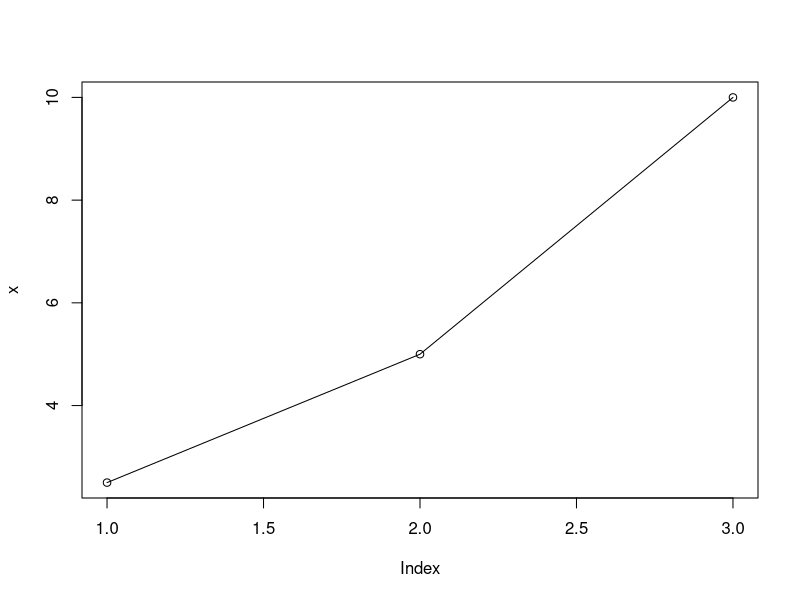
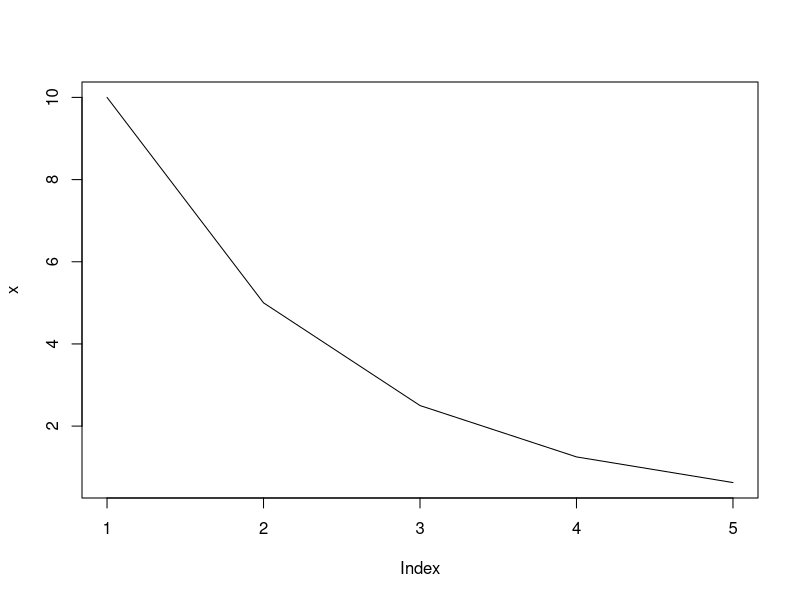
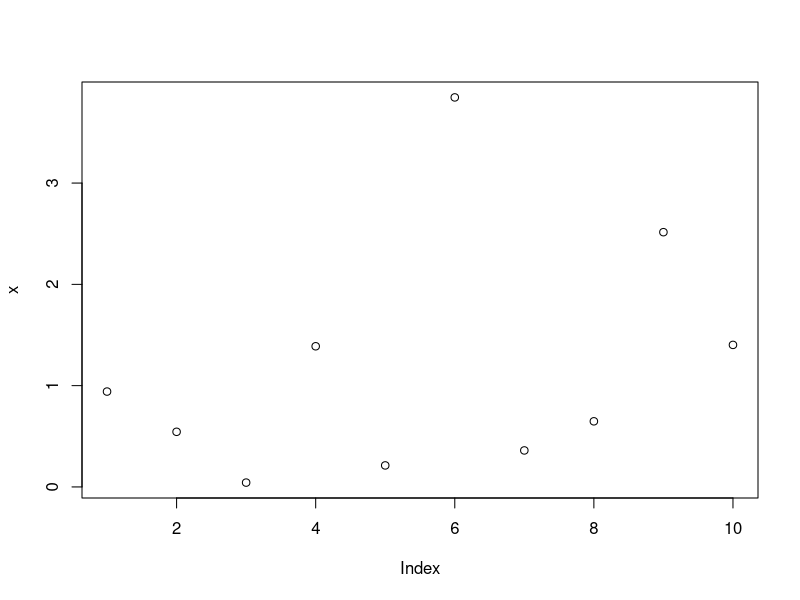
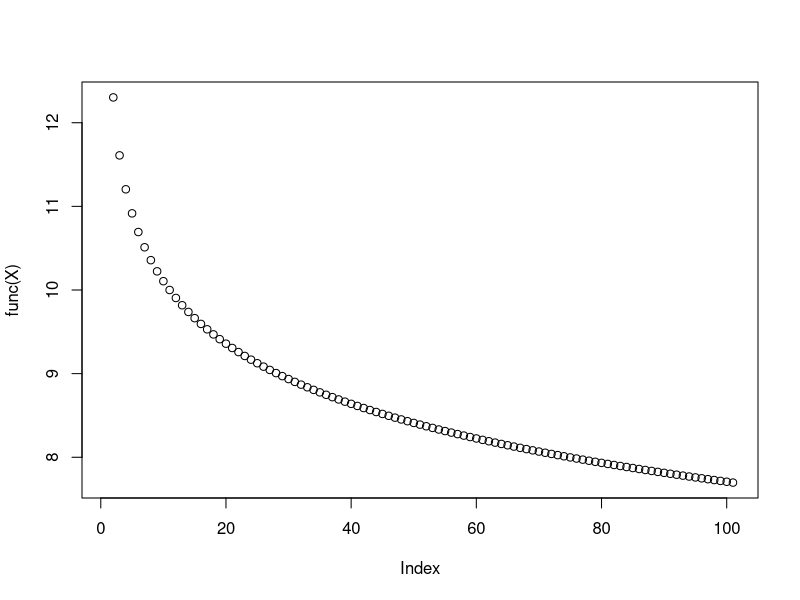

The R source for these figures, in order: (Note: this script raises an error after producing the figures.)
### Genetic Epi

#### Homework 1

# 1. b

# 2. a

# 3. d

# 4. d

# 5. c

# 6. c

# 7. a
## A tribe has sick cell SS with a frequency of 36%. What is the frequency of those
# with normal (N = normal allele) blood cells? 

# Well, it should be 64%, duh. We can calculate it the long way:
SSfreq = .36 # = q^2
Sfreq = sqrt(SSfreq) # = q
Nfreq = 1-Sfreq; Nfreq
NNfreq = Nfreq^2; NNfreq
NSfreq = 2*Sfreq*Nfreq; NSfreq
NSfreq + NNfreq # = 64% - this is what proportion of them have normal RBCs


# 8. c

# 9. c

# 10. a

# 11. d

# 12. c

# 13. a

# 14. 

# 15. (see pictures)


### 16. Estimate allele frquencies and test whether each locus is under HWE
# (state null and statistical rule)

## For K blood group:
AA = 1
AB = 20
BB = 967
n = sum(AA,AB,BB); n

# Null: the genetic locus is in HWE for A and B loci
# Ha: the locus is not in HWE

# allele frequencies:
Ac = AA*2 + AB; Ac 
Afreq = Ac/(2*n); Afreq # p
Bc = BB*2 + AB; Bc
Bfreq = Bc/(2*n); Bfreq # q

# expected counts:
# AAfreq = p^2 and BBfreq = q^2 and ABfreq = 2pq
AAfreq = Afreq^2; AAe = AAfreq*n; AAe
BBfreq = Bfreq^2; BBe = BBfreq*n; BBe
ABfreq = 2*Afreq*Bfreq; ABe = ABfreq*n; ABe

z = c(AA,AB,BB,AAe,ABe,BBe)
mysum = 0
for (i in 1:3){
  mysum = mysum + ( (z[i]-(z[i+3]))^2 )/(z[i+3])
  print(mysum)
}
mysum
pchisq(mysum,df = 1, lower.tail = FALSE)
# p-value is below .05, we reject the null; there is evidence that they are not in HWE


## For adenosine deaminase group:
AA = 926
AB = 64
BB = 1
n = sum(AA,AB,BB); n

# Null: the genetic locus is in HWE for A and B loci
# Ha: the locus is not in HWE

# allele frequencies:
Ac = AA*2 + AB; Ac      # A count
Afreq = Ac/(2*n); Afreq # p
Bc = BB*2 + AB; Bc      # B count
Bfreq = Bc/(2*n); Bfreq # q

# expected counts:
# AAfreq = p^2 and BBfreq = q^2 and ABfreq = 2pq
AAfreq = Afreq^2; AAe = AAfreq*n; AAe       # AA expected count
BBfreq = Bfreq^2; BBe = BBfreq*n; BBe       # BB expected count
ABfreq = 2*Afreq*Bfreq; ABe = ABfreq*n; ABe # AB expected count

z = c(AA,AB,BB,AAe,ABe,BBe)
mysum = 0
for (i in 1:3){
  mysum = mysum + ( (z[i]-(z[i+3]))^2 )/(z[i+3])
  print(mysum)
}
mysum
pchisq(mysum,df = 1, lower.tail = FALSE)
## The p value is way high; we fail to reject the null and there is insufficient
# evidence to conclude that they are not in HWE




#############################################################################
#############################################################################

# HW 3

x = c(2.5,5,10)
plot(x)
lines(x)
x = c(10,5,2.5,2.5/2,(2.5/2)/2)
plot(x, type = "l")
x = rexp(10); x
plot(x)

func = function(X) -log(X) + 10
X = seq(0,10,.1)
plot(func(X))
abline(h = 0)
points()


